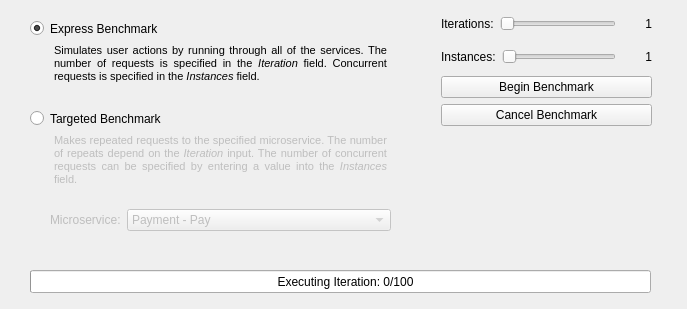
<?xml version="1.0" encoding="UTF-8"?>
<ui version="4.0">
 <class>Benchmark</class>
 <widget class="QWidget" name="Benchmark">
  <property name="geometry">
   <rect>
    <x>0</x>
    <y>0</y>
    <width>687</width>
    <height>309</height>
   </rect>
  </property>
  <property name="contextMenuPolicy">
   <enum>Qt::NoContextMenu</enum>
  </property>
  <property name="windowTitle">
   <string>Benchmark</string>
  </property>
  <property name="styleSheet">
   <string notr="true">QTextBrowser{
	background-color:transparent;
	border:none
}</string>
  </property>
  <widget class="QRadioButton" name="radioButton">
   <property name="geometry">
    <rect>
     <x>30</x>
     <y>20</y>
     <width>141</width>
     <height>17</height>
    </rect>
   </property>
   <property name="text">
    <string>Express Benchmark</string>
   </property>
   <property name="checked">
    <bool>true</bool>
   </property>
  </widget>
  <widget class="QRadioButton" name="radioButton_2">
   <property name="geometry">
    <rect>
     <x>30</x>
     <y>110</y>
     <width>131</width>
     <height>17</height>
    </rect>
   </property>
   <property name="text">
    <string>Targeted Benchmark</string>
   </property>
  </widget>
  <widget class="QTextBrowser" name="textBrowser_2">
   <property name="geometry">
    <rect>
     <x>50</x>
     <y>40</y>
     <width>341</width>
     <height>61</height>
    </rect>
   </property>
   <property name="html">
    <string>&lt;!DOCTYPE HTML PUBLIC &quot;-//W3C//DTD HTML 4.0//EN&quot; &quot;http://www.w3.org/TR/REC-html40/strict.dtd&quot;&gt;
&lt;html&gt;&lt;head&gt;&lt;meta name=&quot;qrichtext&quot; content=&quot;1&quot; /&gt;&lt;style type=&quot;text/css&quot;&gt;
p, li { white-space: pre-wrap; }
&lt;/style&gt;&lt;/head&gt;&lt;body style=&quot; font-family:'MS Shell Dlg 2'; font-size:8.25pt; font-weight:400; font-style:normal;&quot;&gt;
&lt;p align=&quot;justify&quot; style=&quot; margin-top:0px; margin-bottom:0px; margin-left:0px; margin-right:0px; -qt-block-indent:0; text-indent:0px;&quot;&gt;&lt;span style=&quot; font-size:8pt;&quot;&gt;Simulates user actions by running through all of the services. The number of requests is specified in the &lt;/span&gt;&lt;span style=&quot; font-size:8pt; font-style:italic;&quot;&gt;Iteration&lt;/span&gt;&lt;span style=&quot; font-size:8pt;&quot;&gt; field. Concurrent requests is specified in the &lt;/span&gt;&lt;span style=&quot; font-size:8pt; font-style:italic;&quot;&gt;Instances&lt;/span&gt;&lt;span style=&quot; font-size:8pt;&quot;&gt; field.&lt;/span&gt;&lt;/p&gt;&lt;/body&gt;&lt;/html&gt;</string>
   </property>
  </widget>
  <widget class="QWidget" name="layoutWidget">
   <property name="geometry">
    <rect>
     <x>441</x>
     <y>10</y>
     <width>211</width>
     <height>116</height>
    </rect>
   </property>
   <layout class="QVBoxLayout" name="verticalLayout">
    <item>
     <layout class="QHBoxLayout" name="horizontalLayout">
      <item>
       <widget class="QLabel" name="label_2">
        <property name="text">
         <string>Iterations:</string>
        </property>
       </widget>
      </item>
      <item>
       <widget class="QSlider" name="horizontalSlider">
        <property name="minimum">
         <number>1</number>
        </property>
        <property name="maximum">
         <number>10000</number>
        </property>
        <property name="singleStep">
         <number>5</number>
        </property>
        <property name="orientation">
         <enum>Qt::Horizontal</enum>
        </property>
       </widget>
      </item>
      <item>
       <widget class="QLabel" name="label_4">
        <property name="minimumSize">
         <size>
          <width>30</width>
          <height>0</height>
         </size>
        </property>
        <property name="maximumSize">
         <size>
          <width>30</width>
          <height>16777215</height>
         </size>
        </property>
        <property name="text">
         <string>1</string>
        </property>
        <property name="alignment">
         <set>Qt::AlignRight|Qt::AlignTrailing|Qt::AlignVCenter</set>
        </property>
        <property name="margin">
         <number>0</number>
        </property>
       </widget>
      </item>
     </layout>
    </item>
    <item>
     <layout class="QHBoxLayout" name="horizontalLayout_2">
      <item>
       <widget class="QLabel" name="label_3">
        <property name="text">
         <string>Instances:</string>
        </property>
       </widget>
      </item>
      <item>
       <widget class="QSlider" name="horizontalSlider_2">
        <property name="minimum">
         <number>1</number>
        </property>
        <property name="maximum">
         <number>100</number>
        </property>
        <property name="orientation">
         <enum>Qt::Horizontal</enum>
        </property>
       </widget>
      </item>
      <item>
       <widget class="QLabel" name="label_5">
        <property name="minimumSize">
         <size>
          <width>30</width>
          <height>0</height>
         </size>
        </property>
        <property name="text">
         <string>1</string>
        </property>
        <property name="alignment">
         <set>Qt::AlignRight|Qt::AlignTrailing|Qt::AlignVCenter</set>
        </property>
       </widget>
      </item>
     </layout>
    </item>
    <item>
     <widget class="QPushButton" name="pushButton">
      <property name="text">
       <string>Begin Benchmark</string>
      </property>
     </widget>
    </item>
    <item>
     <widget class="QPushButton" name="pushButton_2">
      <property name="text">
       <string>Cancel Benchmark</string>
      </property>
     </widget>
    </item>
   </layout>
  </widget>
  <widget class="QWidget" name="layoutWidget">
   <property name="geometry">
    <rect>
     <x>50</x>
     <y>130</y>
     <width>341</width>
     <height>101</height>
    </rect>
   </property>
   <layout class="QFormLayout" name="formLayout">
    <item row="0" column="0" colspan="2">
     <widget class="QTextBrowser" name="textBrowser">
      <property name="enabled">
       <bool>false</bool>
      </property>
      <property name="html">
       <string>&lt;!DOCTYPE HTML PUBLIC &quot;-//W3C//DTD HTML 4.0//EN&quot; &quot;http://www.w3.org/TR/REC-html40/strict.dtd&quot;&gt;
&lt;html&gt;&lt;head&gt;&lt;meta name=&quot;qrichtext&quot; content=&quot;1&quot; /&gt;&lt;style type=&quot;text/css&quot;&gt;
p, li { white-space: pre-wrap; }
&lt;/style&gt;&lt;/head&gt;&lt;body style=&quot; font-family:'MS Shell Dlg 2'; font-size:8.25pt; font-weight:400; font-style:normal;&quot;&gt;
&lt;p align=&quot;justify&quot; style=&quot; margin-top:0px; margin-bottom:0px; margin-left:0px; margin-right:0px; -qt-block-indent:0; text-indent:0px;&quot;&gt;&lt;span style=&quot; font-size:8pt;&quot;&gt;Makes repeated requests to the specified microservice. The number of repeats depend on the &lt;/span&gt;&lt;span style=&quot; font-size:8pt; font-style:italic;&quot;&gt;Iteration&lt;/span&gt;&lt;span style=&quot; font-size:8pt;&quot;&gt; input. The number of concurrent requests can be specified by entering a value into the &lt;/span&gt;&lt;span style=&quot; font-size:8pt; font-style:italic;&quot;&gt;Instances&lt;/span&gt;&lt;span style=&quot; font-size:8pt;&quot;&gt; field. &lt;/span&gt;&lt;/p&gt;&lt;/body&gt;&lt;/html&gt;</string>
      </property>
     </widget>
    </item>
    <item row="1" column="0">
     <widget class="QLabel" name="label">
      <property name="enabled">
       <bool>false</bool>
      </property>
      <property name="text">
       <string>Microservice:</string>
      </property>
     </widget>
    </item>
    <item row="1" column="1">
     <widget class="QComboBox" name="comboBox">
      <property name="enabled">
       <bool>false</bool>
      </property>
      <item>
       <property name="text">
        <string>Payment - Pay</string>
       </property>
      </item>
      <item>
       <property name="text">
        <string>Payment - Transaction History</string>
       </property>
      </item>
      <item>
       <property name="text">
        <string>User - Register</string>
       </property>
      </item>
      <item>
       <property name="text">
        <string>User - Delete</string>
       </property>
      </item>
      <item>
       <property name="text">
        <string>User - Get (Single User)</string>
       </property>
      </item>
      <item>
       <property name="text">
        <string>User - Search (Multiple Users)</string>
       </property>
      </item>
      <item>
       <property name="text">
        <string>User - Validate</string>
       </property>
      </item>
      <item>
       <property name="text">
        <string>User - Update Password</string>
       </property>
      </item>
     </widget>
    </item>
   </layout>
  </widget>
  <widget class="QProgressBar" name="progressBar">
   <property name="enabled">
    <bool>true</bool>
   </property>
   <property name="geometry">
    <rect>
     <x>30</x>
     <y>270</y>
     <width>621</width>
     <height>23</height>
    </rect>
   </property>
   <property name="maximum">
    <number>100</number>
   </property>
   <property name="value">
    <number>0</number>
   </property>
   <property name="textVisible">
    <bool>true</bool>
   </property>
   <property name="format">
    <string>   Executing Iteration: %v/%m</string>
   </property>
  </widget>
  <zorder>layoutWidget</zorder>
  <zorder>layoutWidget</zorder>
  <zorder>radioButton</zorder>
  <zorder>radioButton_2</zorder>
  <zorder>textBrowser_2</zorder>
  <zorder>progressBar</zorder>
 </widget>
 <resources/>
 <connections>
  <connection>
   <sender>horizontalSlider_2</sender>
   <signal>sliderMoved(int)</signal>
   <receiver>label_5</receiver>
   <slot>setNum(int)</slot>
   <hints>
    <hint type="sourcelabel">
     <x>613</x>
     <y>64</y>
    </hint>
    <hint type="destinationlabel">
     <x>623</x>
     <y>69</y>
    </hint>
   </hints>
  </connection>
  <connection>
   <sender>horizontalSlider</sender>
   <signal>sliderMoved(int)</signal>
   <receiver>label_4</receiver>
   <slot>setNum(int)</slot>
   <hints>
    <hint type="sourcelabel">
     <x>583</x>
     <y>24</y>
    </hint>
    <hint type="destinationlabel">
     <x>631</x>
     <y>28</y>
    </hint>
   </hints>
  </connection>
  <connection>
   <sender>radioButton</sender>
   <signal>toggled(bool)</signal>
   <receiver>textBrowser</receiver>
   <slot>setDisabled(bool)</slot>
   <hints>
    <hint type="sourcelabel">
     <x>137</x>
     <y>22</y>
    </hint>
    <hint type="destinationlabel">
     <x>147</x>
     <y>167</y>
    </hint>
   </hints>
  </connection>
  <connection>
   <sender>radioButton</sender>
   <signal>toggled(bool)</signal>
   <receiver>comboBox</receiver>
   <slot>setDisabled(bool)</slot>
   <hints>
    <hint type="sourcelabel">
     <x>103</x>
     <y>21</y>
    </hint>
    <hint type="destinationlabel">
     <x>148</x>
     <y>214</y>
    </hint>
   </hints>
  </connection>
  <connection>
   <sender>radioButton</sender>
   <signal>toggled(bool)</signal>
   <receiver>label</receiver>
   <slot>setDisabled(bool)</slot>
   <hints>
    <hint type="sourcelabel">
     <x>82</x>
     <y>20</y>
    </hint>
    <hint type="destinationlabel">
     <x>93</x>
     <y>229</y>
    </hint>
   </hints>
  </connection>
  <connection>
   <sender>radioButton_2</sender>
   <signal>toggled(bool)</signal>
   <receiver>textBrowser_2</receiver>
   <slot>setDisabled(bool)</slot>
   <hints>
    <hint type="sourcelabel">
     <x>76</x>
     <y>107</y>
    </hint>
    <hint type="destinationlabel">
     <x>79</x>
     <y>46</y>
    </hint>
   </hints>
  </connection>
  <connection>
   <sender>pushButton</sender>
   <signal>clicked()</signal>
   <receiver>progressBar</receiver>
   <slot>show()</slot>
   <hints>
    <hint type="sourcelabel">
     <x>575</x>
     <y>97</y>
    </hint>
    <hint type="destinationlabel">
     <x>536</x>
     <y>164</y>
    </hint>
   </hints>
  </connection>
 </connections>
</ui>
